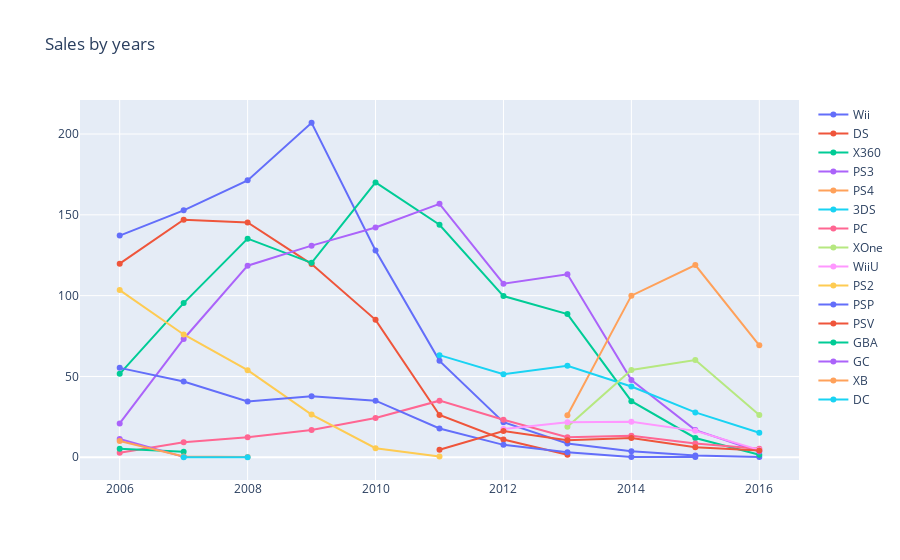

Notebook code cell kept with this figure:
### Markdown cell above
## Which platforms are leading in sales, rising or falling?

### Code cell
data = []

for platform in df['platform'].unique():
    data.append(
        go.Scatter(x=df[df.platform==platform].groupby("year_of_release")['total_sales'].sum().index,
               y=df[df.platform==platform].groupby("year_of_release")['total_sales'].sum(),
               name=platform)
    )
layout = {'title': 'Sales by years'}
    
fig = go.Figure(data=data, layout=layout)
iplot(fig, show_link = False)

### Figure 1 — Plotly figure (JSON) as saved in the notebook; plotly's stock layout.template omitted (floating-point values rounded to 4 significant figures)
{"data": [{"name": "Wii", "type": "scatter", "x": [2006, 2007, 2008, 2009, 2010, 2011, 2012, 2013, 2014, 2015, 2016], "y": [137.2, 152.8, 171.3, 207.0, 128.0, 59.65, 21.71, 8.59, 3.75, 1.14, 0.18]}, {"name": "DS", "type": "scatter", "x": [2006, 2007, 2008, 2009, 2010, 2011, 2012, 2013], "y": [119.8, 146.9, 145.3, 119.5, 85.02, 26.18, 11.01, 1.54]}, {"name": "X360", "type": "scatter", "x": [2006, 2007, 2008, 2009, 2010, 2011, 2012, 2013, 2014, 2015, 2016], "y": [51.62, 95.41, 135.3, 120.3, 170.0, 143.8, 99.74, 88.58, 34.74, 11.96, 1.52]}, {"name": "PS3", "type": "scatter", "x": [2006, 2007, 2008, 2009, 2010, 2011, 2012, 2013, 2014, 2015, 2016], "y": [20.96, 73.19, 118.5, 130.9, 142.2, 156.8, 107.4, 113.2, 47.76, 16.82, 3.6]}, {"name": "PS4", "type": "scatter", "x": [2013, 2014, 2015, 2016], "y": [25.99, 100, 118.9, 69.25]}, {"name": "3DS", "type": "scatter", "x": [2011, 2012, 2013, 2014, 2015, 2016], "y": [63.2, 51.36, 56.57, 43.76, 27.78, 15.14]}, {"name": "PC", "type": "scatter", "x": [2006, 2007, 2008, 2009, 2010, 2011, 2012, 2013, 2014, 2015, 2016], "y": [2.85, 9.28, 12.42, 16.91, 24.28, 35.03, 23.22, 12.38, 13.28, 8.52, 5.25]}, {"name": "XOne", "type": "scatter", "x": [2013, 2014, 2015, 2016], "y": [18.96, 54.07, 60.14, 26.15]}, {"name": "WiiU", "type": "scatter", "x": [2012, 2013, 2014, 2015, 2016], "y": [17.56, 21.65, 22.03, 16.35, 4.6]}, {"name": "PS2", "type": "scatter", "x": [2006, 2007, 2008, 2009, 2010, 2011], "y": [103.4, 75.99, 53.9, 26.4, 5.64, 0.45]}, {"name": "PSP", "type": "scatter", "x": [2006, 2007, 2008, 2009, 2010, 2011, 2012, 2013, 2014, 2015], "y": [55.32, 46.93, 34.55, 37.78, 35.04, 17.82, 7.69, 3.14, 0.24, 0.12]}, {"name": "PSV", "type": "scatter", "x": [2011, 2012, 2013, 2014, 2015, 2016], "y": [4.63, 16.19, 10.59, 11.9, 6.25, 4.25]}, {"name": "GBA", "type": "scatter", "x": [2006, 2007], "y": [5.28, 3.4]}, {"name": "GC", "type": "scatter", "x": [2006, 2007], "y": [11.26, 0.27]}, {"name": "XB", "type": "scatter", "x": [2006, 2007, 2008], "y": [10.04, 0.55, 0.18]}, {"name": "DC", "type": "scatter", "x": [2007, 2008], "y": [0.02, 0.04]}], "layout": {"title": {"text": "Sales by years"}}}
